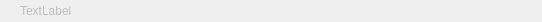
<?xml version="1.0" encoding="UTF-8"?>
<ui version="4.0">
 <class>AppWebviewToolbox</class>
 <widget class="QWidget" name="AppWebviewToolbox">
  <property name="geometry">
   <rect>
    <x>0</x>
    <y>0</y>
    <width>542</width>
    <height>22</height>
   </rect>
  </property>
  <property name="sizePolicy">
   <sizepolicy hsizetype="Preferred" vsizetype="Maximum">
    <horstretch>0</horstretch>
    <verstretch>0</verstretch>
   </sizepolicy>
  </property>
  <property name="windowTitle">
   <string>Form</string>
  </property>
  <property name="styleSheet">
   <string notr="true"/>
  </property>
  <layout class="QHBoxLayout" name="horizontalLayout">
   <property name="spacing">
    <number>1</number>
   </property>
   <property name="leftMargin">
    <number>20</number>
   </property>
   <property name="topMargin">
    <number>1</number>
   </property>
   <property name="rightMargin">
    <number>6</number>
   </property>
   <property name="bottomMargin">
    <number>1</number>
   </property>
   <item>
    <widget class="CaptionLabel" name="label">
     <property name="enabled">
      <bool>false</bool>
     </property>
     <property name="sizePolicy">
      <sizepolicy hsizetype="Expanding" vsizetype="Preferred">
       <horstretch>0</horstretch>
       <verstretch>0</verstretch>
      </sizepolicy>
     </property>
     <property name="text">
      <string>TextLabel</string>
     </property>
    </widget>
   </item>
   <item>
    <widget class="ToolButton" name="homeButton">
     <property name="sizePolicy">
      <sizepolicy hsizetype="Fixed" vsizetype="Fixed">
       <horstretch>0</horstretch>
       <verstretch>0</verstretch>
      </sizepolicy>
     </property>
     <property name="styleSheet">
      <string notr="true">border: none;</string>
     </property>
     <property name="text">
      <string/>
     </property>
    </widget>
   </item>
   <item alignment="Qt::AlignmentFlag::AlignVCenter">
    <widget class="ToolButton" name="backButton">
     <property name="sizePolicy">
      <sizepolicy hsizetype="Fixed" vsizetype="Fixed">
       <horstretch>0</horstretch>
       <verstretch>0</verstretch>
      </sizepolicy>
     </property>
     <property name="styleSheet">
      <string notr="true">border: none;</string>
     </property>
     <property name="text">
      <string/>
     </property>
    </widget>
   </item>
   <item>
    <widget class="ToolButton" name="forwardButton">
     <property name="sizePolicy">
      <sizepolicy hsizetype="Fixed" vsizetype="Fixed">
       <horstretch>0</horstretch>
       <verstretch>0</verstretch>
      </sizepolicy>
     </property>
     <property name="styleSheet">
      <string notr="true">border: none;</string>
     </property>
     <property name="text">
      <string/>
     </property>
    </widget>
   </item>
  </layout>
 </widget>
 <customwidgets>
  <customwidget>
   <class>ToolButton</class>
   <extends>QToolButton</extends>
   <header>qfluentwidgets</header>
  </customwidget>
  <customwidget>
   <class>CaptionLabel</class>
   <extends>QLabel</extends>
   <header>qfluentwidgets</header>
  </customwidget>
 </customwidgets>
 <resources/>
 <connections/>
</ui>
